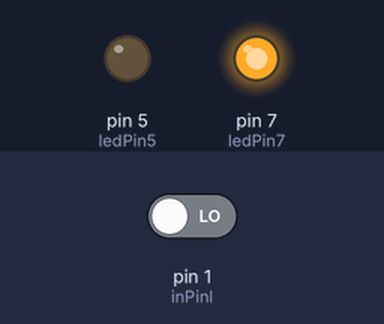
Recording of a sketch running on a simulated Arduino Uno, built with avr-gcc and run on an emulated ATmega328P. Parts: output pins drawn as LEDs (lit = HIGH). Inputs (shaded band) come from the test bench; at power-on: pin 1 (inPinl) LOW.

Above: at 10.8 s.
10.9 s: pin 1 (inPinl) driven HIGH
At 15.3 s:
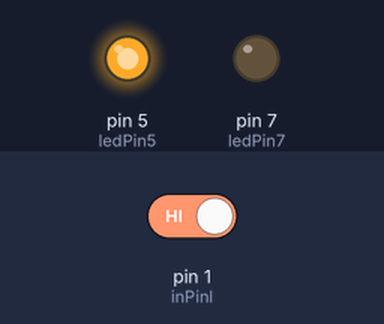
21.5 s: pin 1 (inPinl) driven LOW
At 25.4 s:
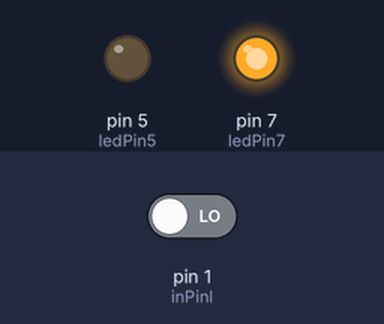
Timing chart, 0 to 26.9 s (numbered marks = the images above; inputs shaded):
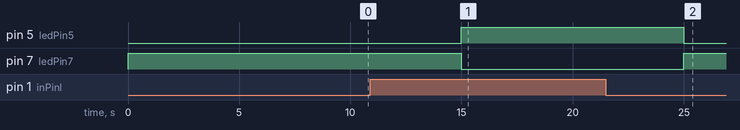

The sketch:

LUZ.ino
```cpp
int ledPin5 = 5;
int ledPin7 = 7;

int inPinl = 1;

int valuel = 0;

void setup() {
  pinMode(ledPin5, OUTPUT);
  pinMode(ledPin7, OUTPUT);
  pinMode(inPinl, INPUT);
}

void Apaga()
{
digitalWrite(ledPin5, LOW);
digitalWrite(ledPin7, LOW);

}
void loop()
{
  valuel=digitalRead(inPinl);
 if ( valuel== 1)
 {
      digitalWrite(ledPin5, HIGH);
      delay(5000);
      Apaga();
 }
 else
 {
  digitalWrite(ledPin7, HIGH);
  delay(5000);
  Apaga();
   }
}
```

Measured:
- after the input at 10.9 s, pin 5 (ledPin5): LOW → HIGH after 4.1 s; pin 7 (ledPin7): HIGH → LOW after 4.1 s
- after the input at 21.5 s, pin 5 (ledPin5): HIGH → LOW after 3.5 s; pin 7 (ledPin7): LOW → HIGH after 3.5 s
